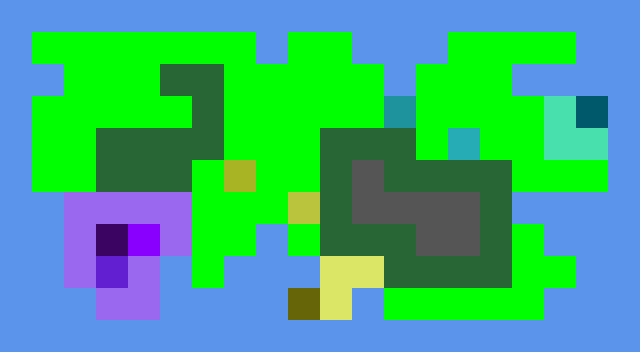

Rendered tile map (Tiled .tmx) drawn with the repository's tilesets; below, a short description and the full map source, tile grids included:
An orthogonal 20x11 tile map with 32x32 px tiles, 1 tile layer (Графический слой), 1 hidden layer not drawn.

<map version="1.2" tiledversion="1.2.2" orientation="orthogonal" renderorder="right-down" width="20" height="11" tilewidth="32" tileheight="32" infinite="0" nextlayerid="4" nextobjectid="1">
 <tileset firstgid="1" source="tiles.tsx" />
 <layer id="2" name="Графический слой" width="20" height="11">
  <data encoding="csv">
1,1,1,1,1,1,1,1,1,1,1,1,1,1,1,1,1,1,1,1,
1,2,2,2,2,2,2,2,1,2,2,1,1,1,2,2,2,2,1,1,
1,1,2,2,2,4,4,2,2,2,2,2,1,2,2,2,1,1,1,1,
1,2,2,2,2,2,4,2,2,2,2,2,13,2,2,2,2,11,15,1,
1,2,2,4,4,4,4,2,2,2,4,4,4,2,12,2,2,11,11,1,
1,2,2,4,4,4,2,18,2,2,4,3,4,4,4,4,2,2,2,1,
1,1,6,6,6,6,2,2,2,17,4,3,3,3,3,4,1,1,1,1,
1,1,6,10,7,6,2,2,1,2,4,4,4,3,3,4,2,1,1,1,
1,1,6,8,6,1,2,1,1,1,16,16,4,4,4,4,2,2,1,1,
1,1,1,6,6,1,1,1,1,20,16,1,2,2,2,2,2,1,1,1,
1,1,1,1,1,1,1,1,1,1,1,1,1,1,1,1,1,1,1,1
</data>
 </layer>
 <layer id="3" name="Слой проходимости" width="20" height="11" visible="0">
  <data encoding="csv">
1,1,1,1,1,1,1,1,1,1,1,1,1,1,1,1,1,1,1,1,
1,2,2,2,2,2,2,2,1,2,2,1,1,1,2,2,2,2,1,1,
1,1,2,2,2,2,2,2,2,2,2,2,1,2,2,2,1,1,1,1,
1,2,2,2,2,2,2,2,2,2,2,2,2,2,2,2,2,2,2,1,
1,2,2,2,2,2,2,2,2,2,2,2,2,2,2,2,2,2,2,1,
1,2,2,2,2,2,2,2,2,2,2,1,2,2,2,2,2,2,2,1,
1,1,2,2,2,2,2,2,2,2,2,1,1,1,1,2,1,1,1,1,
1,1,2,2,2,2,2,2,1,2,2,2,2,1,1,2,2,1,1,1,
1,1,2,2,2,1,2,1,1,1,2,2,2,2,2,2,2,2,1,1,
1,1,1,2,2,1,1,1,1,2,2,1,2,2,2,2,2,1,1,1,
1,1,1,1,1,1,1,1,1,1,1,1,1,1,1,1,1,1,1,1
</data>
 </layer>
</map>
